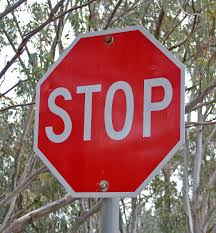
#> input picture stop.jpg, 216 x 233 px
$ jupyter execute 'Perspective Transform.ipynb'   (shell and % lines are left out)
#> lines starting #> are read from the running program, lines starting #| are printed output that depends on the picture
[cell 1]
import numpy as np
import cv2
import matplotlib.pyplot as plt
import matplotlib.image as mpimg

[cell 2]
img = mpimg.imread("stop.jpg")
#> img is the input picture: shape (233, 216, 3); mean R, G, B 149, 103.8, 101.7
plt.imshow(img)

[cell 3]
plt.imshow(img)
plt.plot(180, 65, '.') # top-right
plt.plot(183,140, '.') # bottom-right
plt.plot(36,149, '.') # bottom-left
plt.plot(39, 80, '.') # top-left
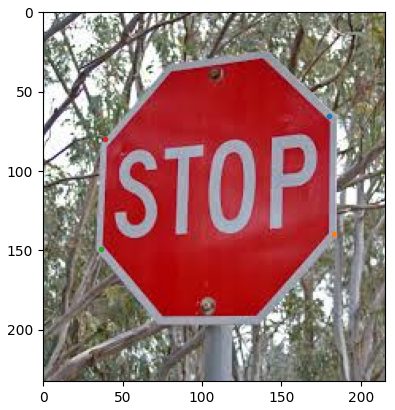
#> figure drawn by matplotlib, 1 panel

[cell 4]
def warp(img):
    # define calibvration box in source (original) and destination (desired or warped) coordinates
    img_size = (img.shape[1], img.shape[0])
#> img_size = (216, 233)

    # four source coordinates
    src = np.float32([[180, 65],[183,140],[36,149],[39,80]])
    # four desired coordinates
    dst = np.float32([[180, 65],[180,140],[39,140],[39,65]])
    # Compute the perspective transform, M
    M = cv2.getPerspectiveTransform(src, dst)
    # Compute inverse also by swapping src and dst
    Minv = cv2.getPerspectiveTransform(dst, src)
    # Create warped image use Linear interpolation
    warped = cv2.warpPerspective(img, M, img_size, flags=cv2.INTER_LINEAR)
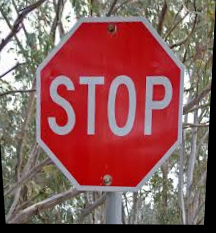
#> warped: shape (233, 216, 3); mean R, G, B 139, 93, 91.4
    return warped

[cell 5]
warped_img = warp(img)

# Visualize undistortion
f, (ax1,ax2) = plt.subplots(1,2, figsize=(20,10))

ax1.set_title('Source image')
ax1.imshow(img)

ax2.set_title('Warped image')
ax2.imshow(warped_img)
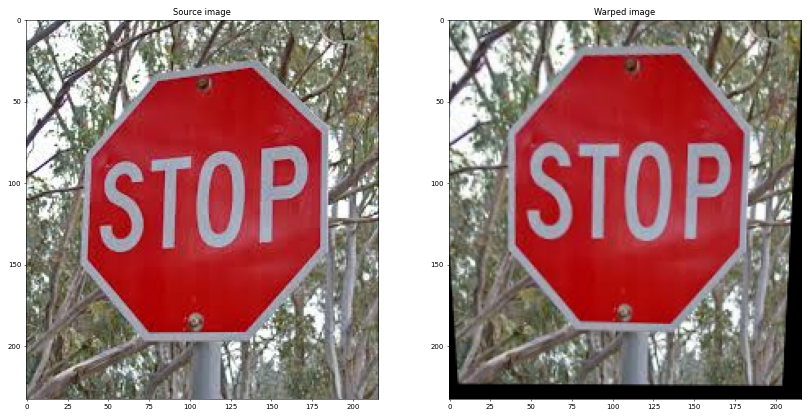
#> figure drawn by matplotlib, 2 panels

$ run again, with bbox-example-image.jpg copied over stop.jpg
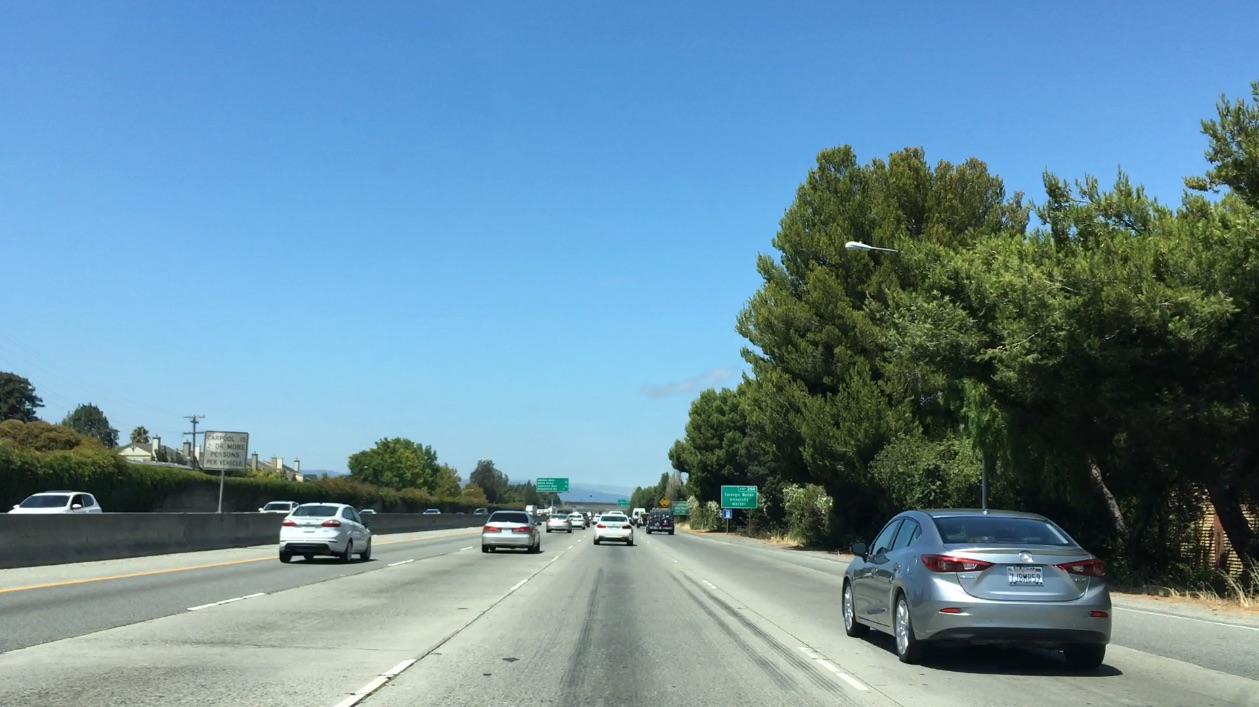
#> input picture bbox-example-image.jpg, 1259 x 707 px
#> img is the input picture: shape (707, 1259, 3); mean R, G, B 104.8, 141, 158.4
#> in warp, `warped = cv2.warpPerspective(img, M, img_size, flags=cv2.INTER_LINEAR)`:
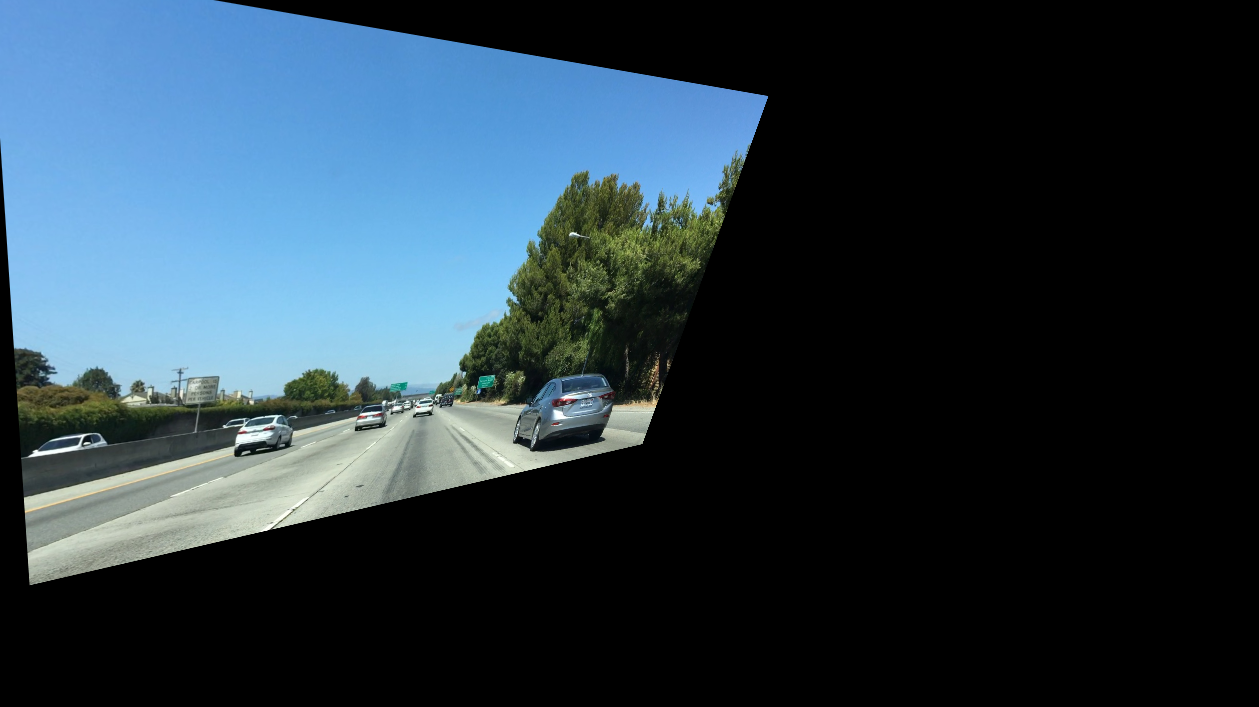
#> warped: shape (707, 1259, 3); mean R, G, B 40.7, 57.4, 68.3
#> `[cell 5] warped_img = warp(img)  # Visualize undistortion f, (ax1,ax2)..`:
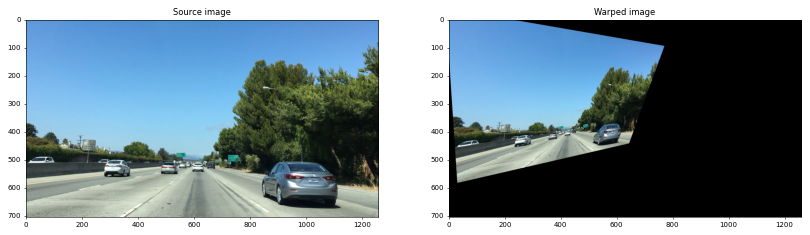
#> figure drawn by matplotlib, 2 panels

$ run again, with curved-lane.jpg copied over stop.jpg
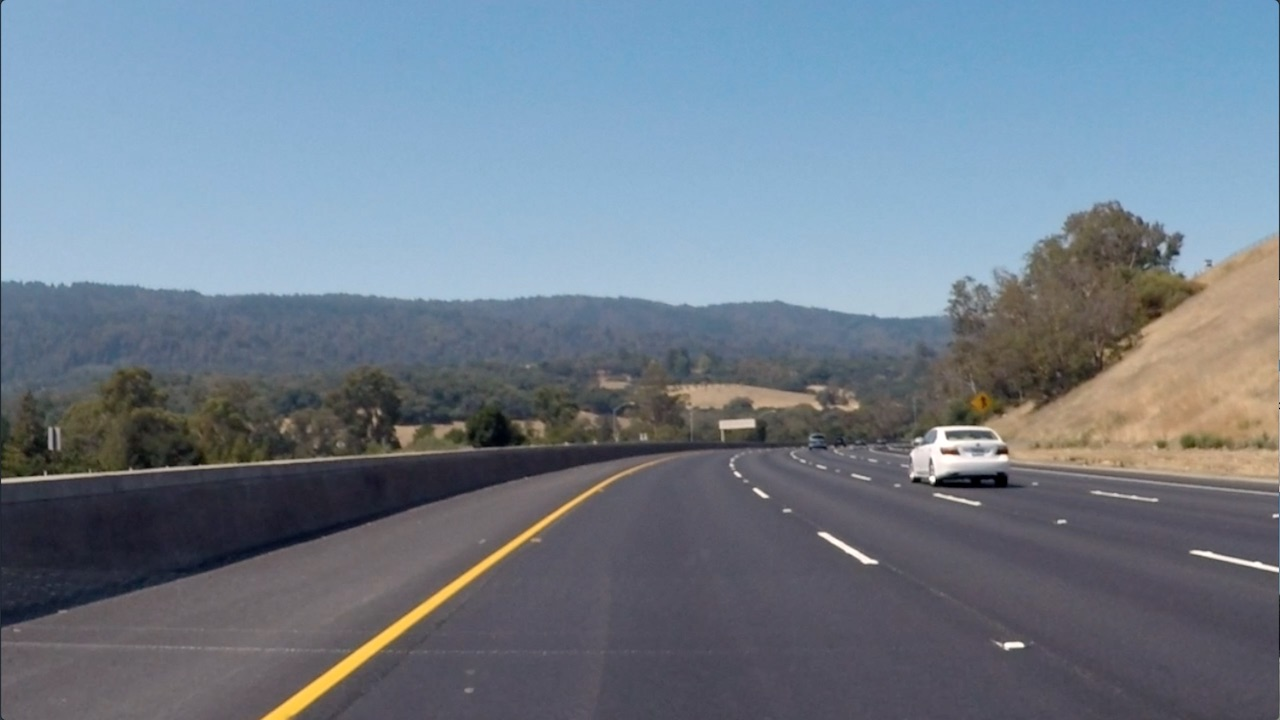
#> input picture curved-lane.jpg, 1280 x 720 px
#> img is the input picture: shape (720, 1280, 3); mean R, G, B 112.1, 125, 138.7
#> in warp, `warped = cv2.warpPerspective(img, M, img_size, flags=cv2.INTER_LINEAR)`:
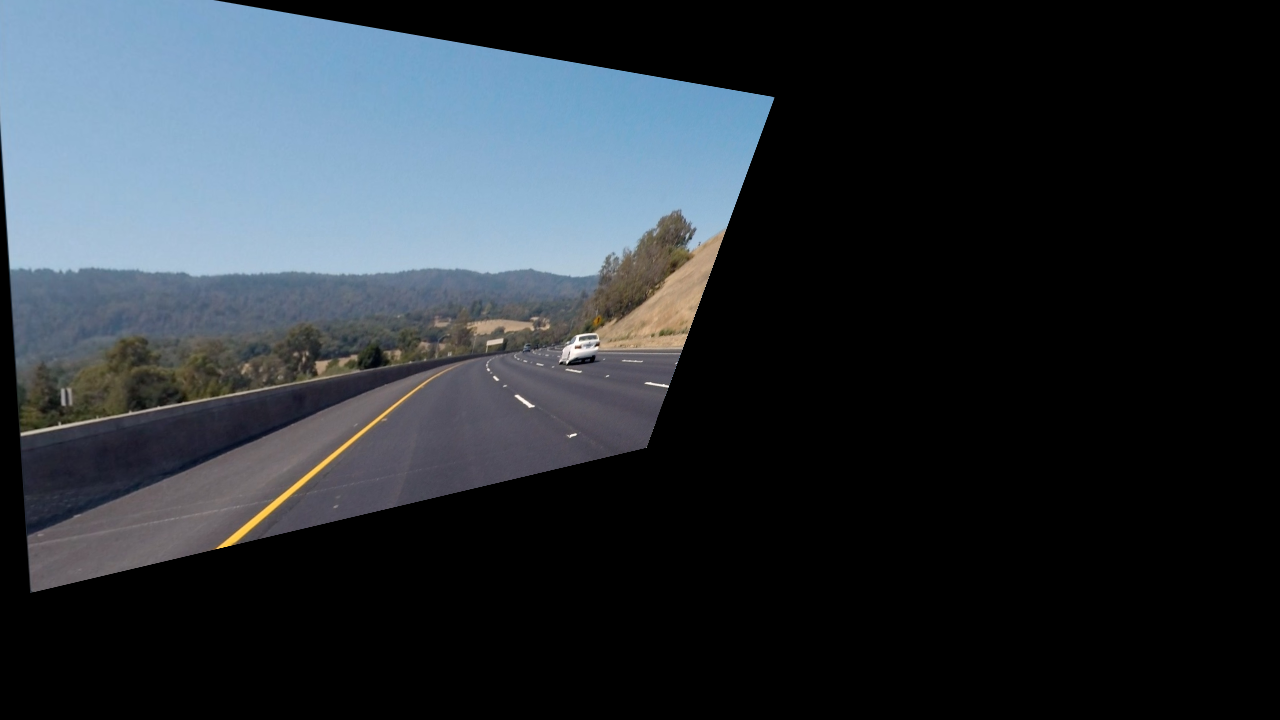
#> warped: shape (720, 1280, 3); mean R, G, B 42.4, 49.1, 55.6
#> `[cell 5] warped_img = warp(img)  # Visualize undistortion f, (ax1,ax2)..`:
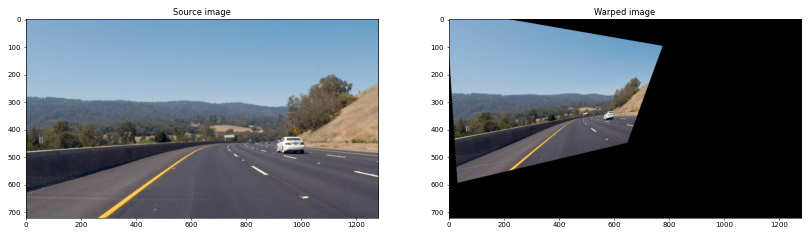
#> figure drawn by matplotlib, 2 panels

$ run again, with test6.jpg copied over stop.jpg
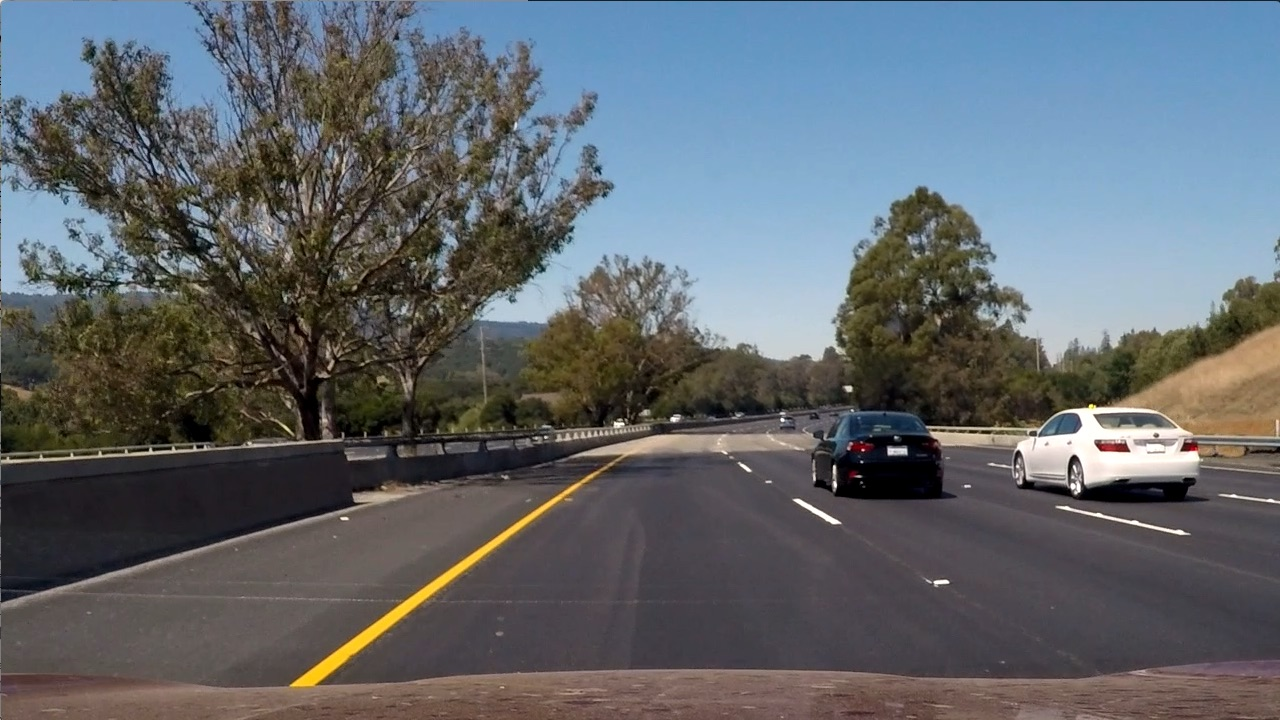
#> input picture test6.jpg, 1280 x 720 px
#> img is the input picture: shape (720, 1280, 3); mean R, G, B 97, 102.6, 107.9
#> in warp, `warped = cv2.warpPerspective(img, M, img_size, flags=cv2.INTER_LINEAR)`:
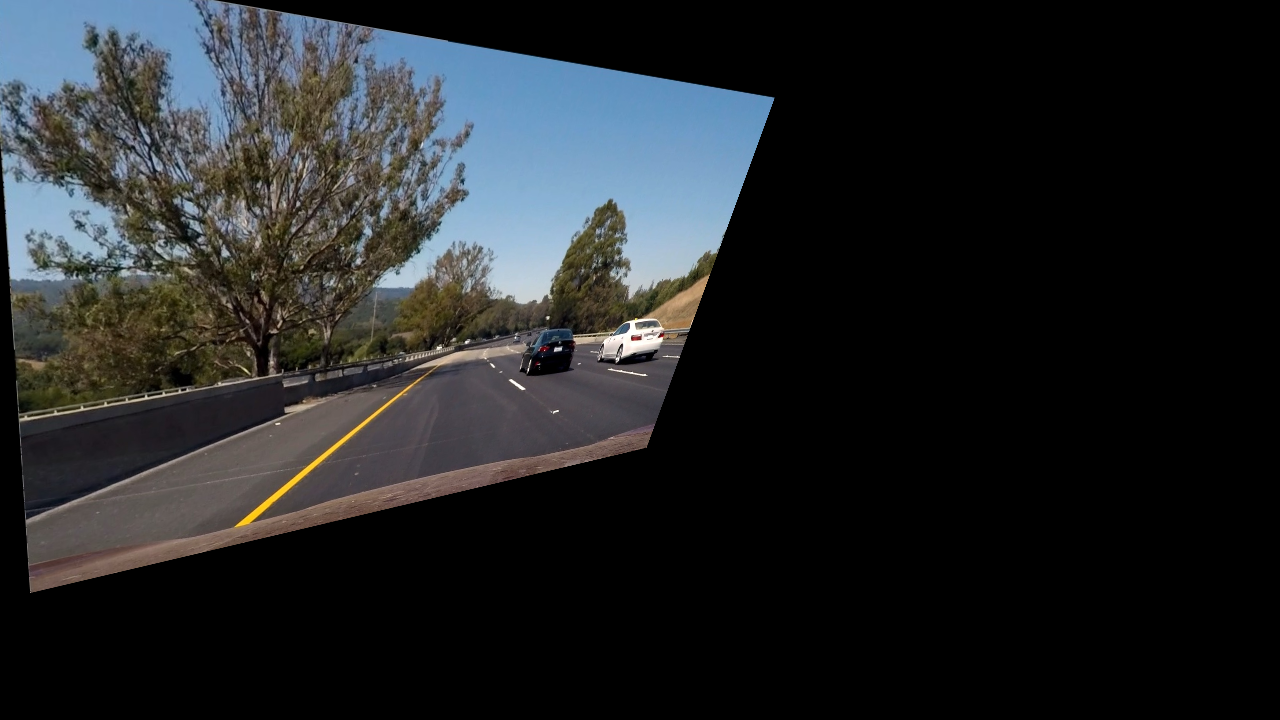
#> warped: shape (720, 1280, 3); mean R, G, B 34.3, 36.8, 38.7
#> `[cell 5] warped_img = warp(img)  # Visualize undistortion f, (ax1,ax2)..`:
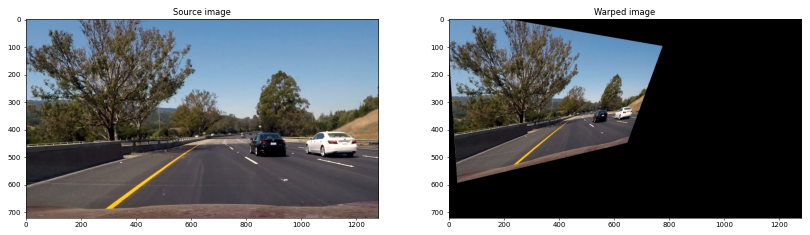
#> figure drawn by matplotlib, 2 panels
